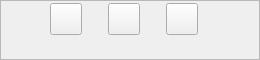
<?xml version="1.0" encoding="UTF-8"?>
<ui version="4.0">
 <class>Down_ToolBar</class>
 <widget class="QFrame" name="Down_ToolBar">
  <property name="geometry">
   <rect>
    <x>0</x>
    <y>0</y>
    <width>260</width>
    <height>60</height>
   </rect>
  </property>
  <property name="windowTitle">
   <string>Frame</string>
  </property>
  <property name="styleSheet">
   <string notr="true">#Down_ToolBar
{border-image: url(:/down);}</string>
  </property>
  <property name="frameShape">
   <enum>QFrame::StyledPanel</enum>
  </property>
  <property name="frameShadow">
   <enum>QFrame::Raised</enum>
  </property>
  <widget class="QWidget" name="widget" native="true">
   <property name="geometry">
    <rect>
     <x>30</x>
     <y>-1</y>
     <width>191</width>
     <height>41</height>
    </rect>
   </property>
   <layout class="QHBoxLayout" name="horizontalLayout">
    <property name="leftMargin">
     <number>0</number>
    </property>
    <property name="topMargin">
     <number>0</number>
    </property>
    <property name="rightMargin">
     <number>0</number>
    </property>
    <property name="bottomMargin">
     <number>0</number>
    </property>
    <item>
     <widget class="QToolButton" name="btn_down_read">
      <property name="minimumSize">
       <size>
        <width>32</width>
        <height>32</height>
       </size>
      </property>
      <property name="styleSheet">
       <string notr="true">QToolButton{
border-image: url(:/images/read.png);
}
QToolButton:hover{
border-image: url(:/images/read_h.png);
}
</string>
      </property>
      <property name="text">
       <string/>
      </property>
     </widget>
    </item>
    <item>
     <widget class="QToolButton" name="btn_down_out">
      <property name="minimumSize">
       <size>
        <width>32</width>
        <height>32</height>
       </size>
      </property>
      <property name="styleSheet">
       <string notr="true">QToolButton{
border-image: url(:/images/out.png);
}

QToolButton:hover{
border-image: url(:/images/out_h.png);
}</string>
      </property>
      <property name="text">
       <string/>
      </property>
     </widget>
    </item>
    <item>
     <widget class="QToolButton" name="btn_down_chart">
      <property name="minimumSize">
       <size>
        <width>32</width>
        <height>32</height>
       </size>
      </property>
      <property name="styleSheet">
       <string notr="true">QToolButton{
border-image: url(:/images/chart.png);
}
QToolButton:hover{
border-image: url(:/images/chart_h.png);
}</string>
      </property>
      <property name="text">
       <string/>
      </property>
     </widget>
    </item>
   </layout>
  </widget>
 </widget>
 <resources/>
 <connections/>
</ui>
